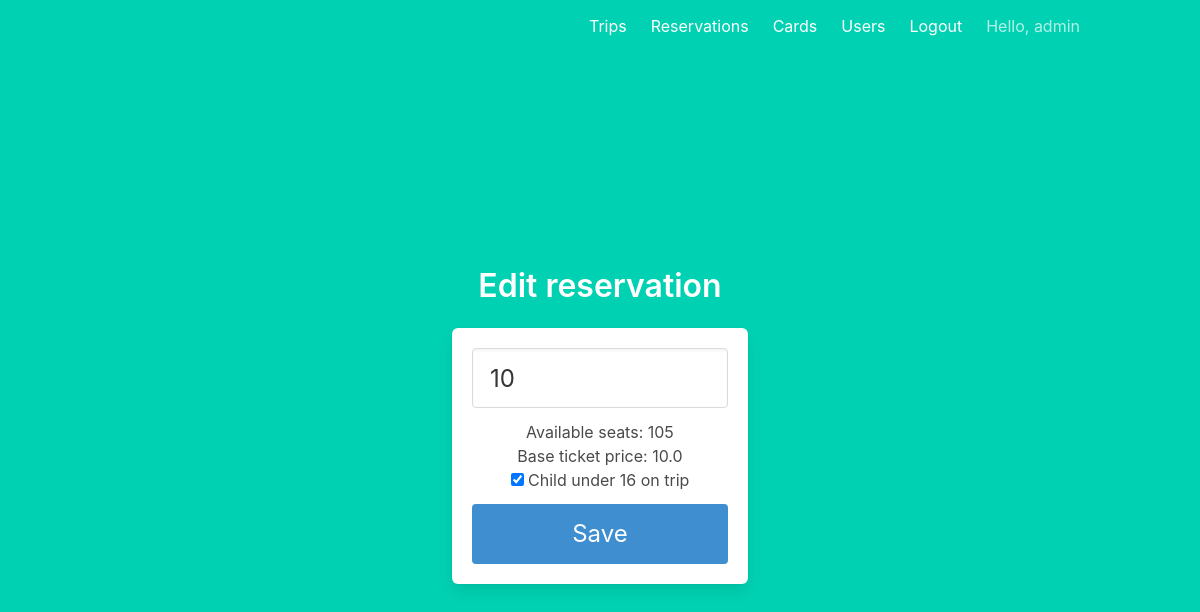
The app's page /reservations/4 (signed in) with its own data.
### models/user.py (models this page shows, shortened)
class User(db.Model, UserMixin):
    __tablename__ = "user"
    id = db.Column(db.Integer, primary_key=True)
    email = db.Column(db.String(100), unique=True)
    password = db.Column(db.String(100), nullable=False)
    username = db.Column(db.String(100), unique=True)
    firstname = db.Column(db.String(100), nullable=False)
    lastname = db.Column(db.String(100), nullable=False)
    age = db.Column(db.Integer, nullable=False)
    is_admin = db.Column(db.Boolean, nullable=False, default=False)
    train_card = db.relationship("TrainCard", backref="user", lazy=True, uselist=False)
    reservations = db.relationship("Reservation", backref="user", lazy=True)

### models/reservation.py (models this page shows, shortened)
class Reservation(db.Model):
    __tablename__ = "reservation"
    id = db.Column(db.Integer, primary_key=True)
    created_at = db.Column(db.DateTime, nullable=False, default=datetime.datetime.now())
    ticket_numbers = db.Column(db.Integer, nullable=False)
    sum_price = db.Column(db.Float, nullable=False)
    has_child = db.Column(db.Boolean, nullable=False, default=False)
    is_paid_for = db.Column(db.Boolean, nullable=False, default=False)
    trip_id = db.Column(db.Integer, db.ForeignKey("trip.id"), nullable=False)
    user_id = db.Column(db.Integer, db.ForeignKey("user.id"), nullable=False)

### models/trip.py (models this page shows, shortened)
class Trip(db.Model):
    __tablename__ = "trip"
    id = db.Column(db.Integer, primary_key=True)
    departure_datetime = db.Column(db.DateTime, nullable=False)
    arrival_datetime = db.Column(db.DateTime, nullable=False)
    departure_city = db.Column(db.String(100), nullable=False)
    arrival_city = db.Column(db.String(100), nullable=False)
    two_way_trip = db.Column(db.Boolean, nullable=False, default=False)
    available_seats = db.Column(db.Integer, nullable=False)
    base_ticket_price = db.Column(db.Float, nullable=False)
    reservations = db.relationship("Reservation", backref="trip", lazy=True)

### reservations.py (the view)
@reservations.route("/reservations/<int:id>")
@login_required
def edit(id):
    reservation = Reservation.query.filter_by(id=id).first()
    if not reservation:
        flash(f"Reservation with id {id} doesn't exist!", category="error")
        return redirect(url_for("reservations.list"))
    trip = Trip.query.filter_by(id=reservation.trip_id).first()
    return render_template(
        "/reservations/edit.html", reservation=reservation, trip=trip
    )

### templates/reservations/edit.html (shortened to what this page needs)
{% extends "base.html" %}
{% block content %}
<div class="column is-4 is-offset-4">
    <h3 class="title">Edit reservation</h3>
    <div class="box">
        <form method="POST" action="/reservations/{{reservation.id}}">
            <div class="field">
                <div class="control">
                    <input class="input is-large" type="number" name="ticket_numbers" placeholder="Number of tickets"
                        autofocus="" value="{{reservation.ticket_numbers}}">
                </div>
            </div>
            <p>Available seats: {{trip.available_seats}}</p>
            <p>Base ticket price: {{trip.base_ticket_price}}</p>
            <div class="field">
                <label class="checkbox">
                    {% if reservation.has_child %}
                    <input type="checkbox" name="has_child" checked>
                    {% else %}
                    <input type="checkbox" name="has_child">
                    {% endif %}
                    Child under 16 on trip
                </label>
            </div>
            <button class=" button is-block is-info is-large is-fullwidth">Save</button>
        </form>
    </div>
</div>
{% endblock %}

### templates/base.html (shortened to what this page needs)
<!DOCTYPE html>
<html>
<head>
    <link rel="stylesheet" href="https://cdnjs.cloudflare.com/ajax/libs/bulma/0.7.2/css/bulma.min.css" />
</head>
<body>
    <section class="hero is-primary is-fullheight">
        <div class="hero-head">
            <nav class="navbar">
                <div class="container">
                    <div id="navbarMenuHeroA" class="navbar-menu">
                        <div class="navbar-end">
                            {% if current_user.is_authenticated %}
                            <a href="{{ url_for('trips.list') }}" class="navbar-item">
                                Trips
                            </a>
                            <a href="{{ url_for('reservations.list') }}" class="navbar-item">
                                Reservations
                            </a>
                            <a href="{{ url_for('cards.manage') }}" class="navbar-item">
                                Cards
                            </a>
                            {% if current_user.is_admin %}
                            <a href="{{ url_for('users.list') }}" class="navbar-item">
                                Users
                            </a>
                            {% endif %}
                            <a href="{{ url_for('users.logout') }}" class="navbar-item">
                                Logout
                            </a>
                            <p class="navbar-item">
                                Hello, {{current_user.firstname}}
                            </p>
                            {% endif %}
                        </div>
                    </div>
                </div>
            </nav>
        </div>
        <div class="hero-body">
            <div class="container has-text-centered">
                {% block content %}
                {% endblock %}
            </div>
        </div>
    </section>
</body>
</html>

### records on screen
User: firstname "admin"
Reservation: ticket_numbers "10"
Trip: available_seats "105", base_ticket_price "10.0"
